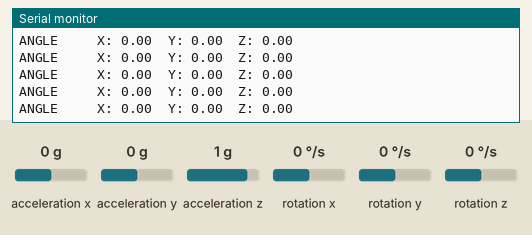
This sketch was run on a simulated Arduino Uno, built with avr-gcc and run on an emulated ATmega328P. Parts: the last lines printed to the serial monitor. Inputs (shaded band) come from the test bench; at power-on: acceleration x 0 g, acceleration y 0 g, acceleration z 1 g, rotation z 0 °/s, rotation x 0 °/s, rotation y 0 °/s.

Above: at 3.2 s.
3.3 s: acceleration x set to -1.4 g
At 3.34 s:
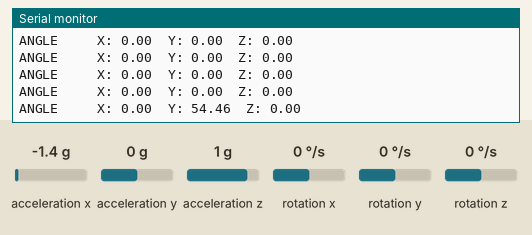
6.3 s: acceleration x set to 0 g
At 6.36 s:
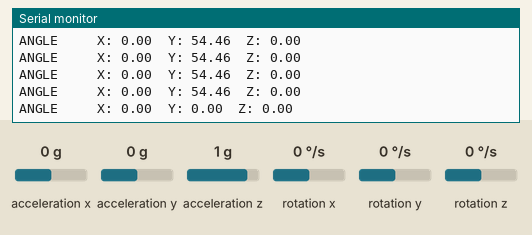
9.3 s: acceleration y set to -1.4 g
At 9.34 s:
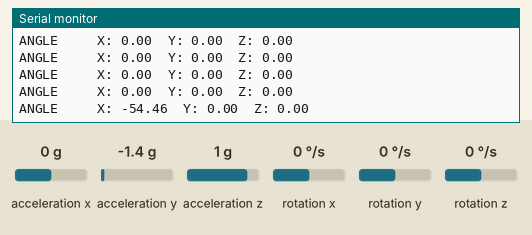
12.3 s: acceleration z set to -1.4 g
At 12.3 s:
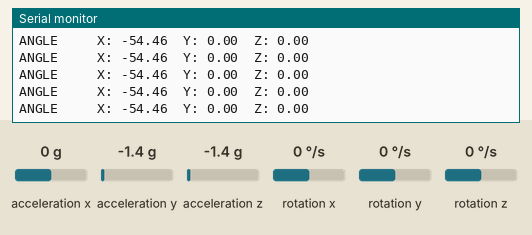
13.8 s: rotation z set to -192 °/s
At 13.83 s:
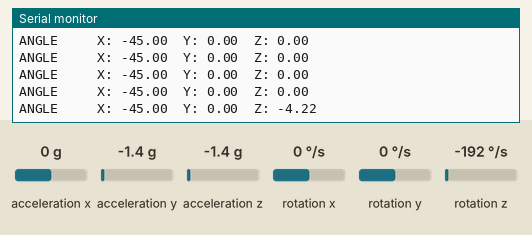
16.8 s: rotation z set to 192 °/s
At 16.8 s:
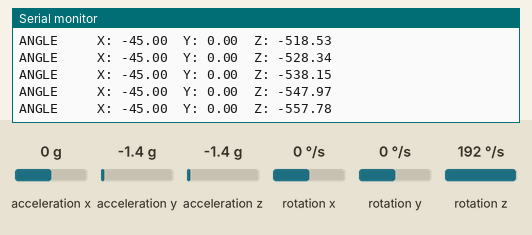
Timing chart, 0 to 19.8 s (numbered marks = the images above; inputs shaded):
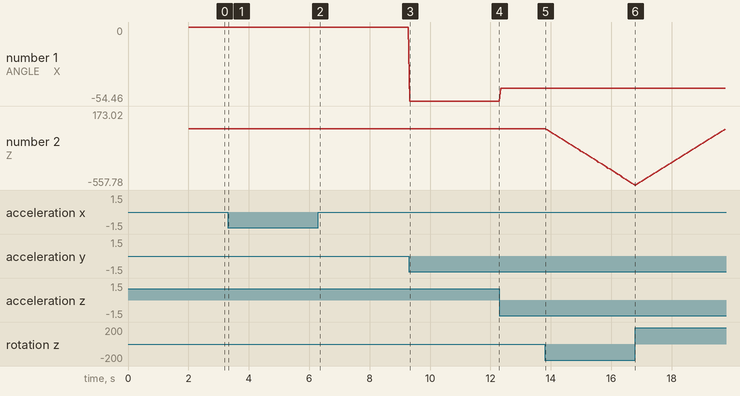

Measured:
- after the input at 3.3 s, the serial monitor: prints a new line at once (image 1)
- after the input at 6.3 s, the serial monitor: prints a new line after 0.05 s (image 2)
- after the input at 9.3 s, the serial monitor: prints a new line at once (image 3)
- after the input at 13.8 s, the serial monitor: prints a new line at once (image 5)
- plotted number 1: 0 → -54.46 after the input at 9.3 s, -54.46 → -45 after the input at 12.3 s
- plotted number 2: 0 → -557.78 after the input at 13.8 s

The sketch:

MPU_Complimentary_Filter.ino
```cpp
#include "Wire.h"
#include <MPU6050_light.h>

MPU6050 mpu(Wire);

long timer = 0;

void setup()
{
  Serial.begin(9600);
  Wire.begin();

  byte status = mpu.begin();
  Serial.print(F("MPU6050 status: "));
  Serial.println(status);
  while (status != 0) { } // stop everything if could not connect to MPU6050

  Serial.println(F("Calculating offsets, do not move MPU6050"));
  delay(1000);
  mpu.calcOffsets(true, true); // gyro and accelero
  Serial.println("Done!\n");

}

void loop()
{
  mpu.update();

  if (millis() - timer > 50)
  {
    // Serial.print(F("ACCELERO  X: "));Serial.print(mpu.getAccX());
    //Serial.print("\tY: ");Serial.print(mpu.getAccY());
    // Serial.print("\tZ: ");Serial.println(mpu.getAccZ());

    // Serial.print(F("GYRO      X: "));Serial.print(mpu.getGyroX());
    //Serial.print("\tY: ");Serial.print(mpu.getGyroY());

    // Serial.print(F("ACC ANGLE X: "));Serial.print(mpu.getAccAngleX());
    // Serial.print("\tY: ");Serial.println(mpu.getAccAngleY());

    Serial.print(F("ANGLE     X: "));
    Serial.print(mpu.getAngleX());
    Serial.print("\tY: ");
    Serial.print(mpu.getAngleY());
    Serial.print("\tZ: ");
    Serial.println(mpu.getAngleZ()); // Does not matter in this Project //
    timer = millis();
  }

}
```
